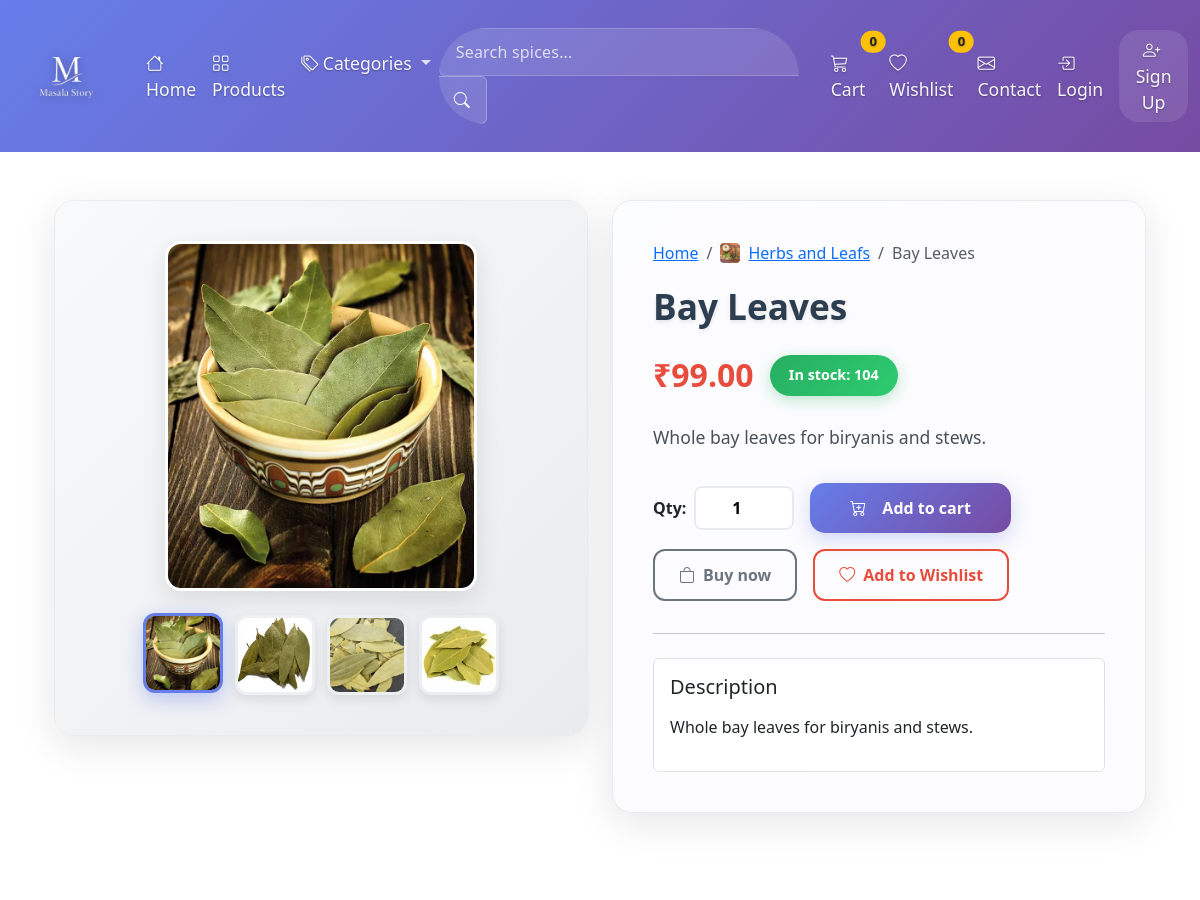
Page /products/bay-leaves/ (upper part) on the earlier database version.
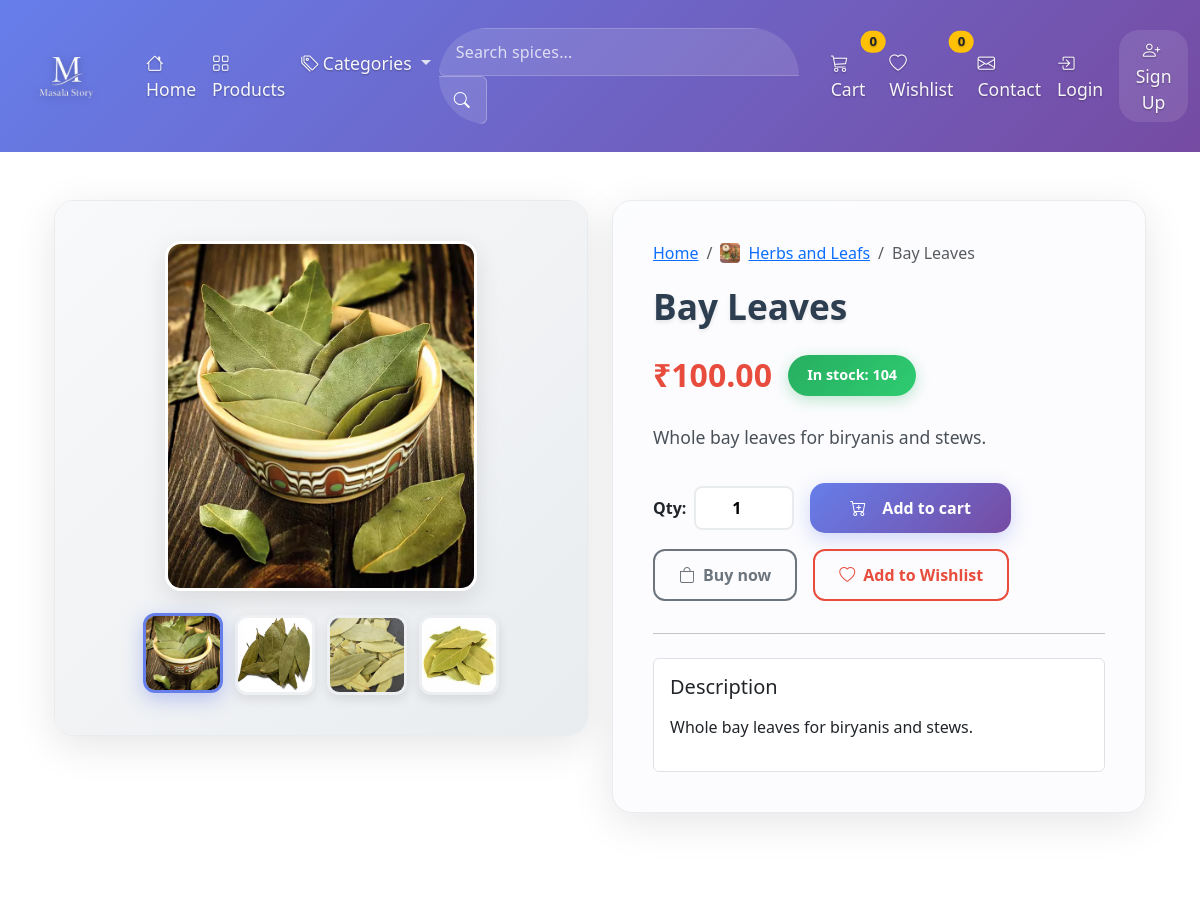
Same page on the later database version.
### catalog/models.py (models this page shows, shortened)
class ProductImage(models.Model):
    product = models.ForeignKey(Product, on_delete=models.CASCADE, related_name='images')
    image = models.ImageField(upload_to='products/')
    alt_text = models.CharField(max_length=200, blank=True)
    is_primary = models.BooleanField(default=False)
    created_at = models.DateTimeField(auto_now_add=True)
    class Meta:
        ordering = ['-is_primary', '-created_at']

class Product(models.Model):
    name = models.CharField(max_length=200)
    slug = models.SlugField(max_length=220, unique=True)
    category = models.ForeignKey(Category, on_delete=models.PROTECT, related_name='products')
    description = models.TextField(blank=True)
    is_active = models.BooleanField(default=True)
    thumbnail = models.ImageField(upload_to='products/', blank=True, null=True)
    stock_quantity = models.PositiveIntegerField(default=0)
    mrp = models.DecimalField(max_digits=10, decimal_places=2, default=0)
    sale_price = models.DecimalField(max_digits=10, decimal_places=2, null=True, blank=True)

class Category(models.Model):
    name = models.CharField(max_length=120)
    slug = models.SlugField(max_length=150, unique=True)
    parent = models.ForeignKey('self', null=True, blank=True, on_delete=models.PROTECT, related_name='children')
    image = models.ImageField(upload_to='categories/', blank=True, null=True)
    class Meta:
        verbose_name_plural = 'Categories'
        ordering = ['name']
    def get_thumbnail_url(self) -> str:
        if self.image:
            try:
                return self.image.url
            except Exception:
                pass

### catalog/views.py (the view)
# urls.py: path('<slug:slug>/', product_detail, name='product_detail'),
def product_detail(request, slug):
    product = get_object_or_404(
        Product.objects.select_related('category').prefetch_related('images', 'reviews__user'),
        slug=slug,
        is_active=True,
    )
    images = list(product.images.all())
    if product.thumbnail and not any(img.image.name == product.thumbnail.name for img in images):
        images.insert(0, type('Thumb', (), {'image': product.thumbnail, 'alt_text': product.name})())
    related = Product.objects.filter(is_active=True, category=product.category).exclude(pk=product.pk)[:8]
    reviews = product.reviews.all()
    avg_rating = reviews.aggregate(Avg('rating'))['rating__avg'] or 0
    review_count = reviews.count()
    if request.method == 'POST' and 'submit_review' in request.POST:
        if not request.user.is_authenticated:
            messages.error(request, 'You must be logged in to submit a review.')
            return redirect('accounts:login')
        form = ReviewForm(request.POST)
        if form.is_valid():
            existing_review = Review.objects.filter(product=product, user=request.user).first()
            if existing_review:
                existing_review.rating = form.cleaned_data['rating']
                existing_review.text = form.cleaned_data['text']
                existing_review.save()
                messages.success(request, 'Your review has been updated successfully!')
            else:
                review = form.save(commit=False)
                review.product = product
                review.user = request.user
                review.save()
                messages.success(request, 'Thank you for your review!')
            return redirect('catalog:product_detail', slug=product.slug)
    else:
        form = ReviewForm()
    user_review = None
    if request.user.is_authenticated:
        user_review = Review.objects.filter(product=product, user=request.user).first()
    context = {
        'product': product,
        'images': images,
        'related': related,
        'reviews': reviews,
        'avg_rating': avg_rating,
        'review_count': review_count,
        'form': form,
        'user_review': user_review,
    }
    return render(request, 'catalog/product_detail.html', context)

### templates/catalog/product_detail.html (shortened to what this page needs)
{% extends 'base.html' %}
{% block content %}
<div class="container-fluid">
  <div class="row g-4">
    <div class="col-12 col-lg-6">
      <div class="product-detail-container">
        <div class="product-image-section">
          {% if images %}
            <img id="mainImage" src="{{ images.0.image.url }}" class="main-product-image" alt="{{ images.0.alt_text|default:product.name }}" />
          {% elif product.thumbnail %}
            <img id="mainImage" src="{{ product.thumbnail.url }}" class="main-product-image" alt="{{ product.name }}" />
          {% endif %}
          {% if images %}
            <div class="thumbnail-container">
              {% for img in images|slice:"0:4" %}
                <img src="{{ img.image.url }}" data-src="{{ img.image.url }}" alt="{{ img.alt_text }}" class="product-thumbnail {% if forloop.first %}active{% endif %}" />
              {% endfor %}
            </div>
          {% endif %}
        </div>
      </div>
    </div>
    <div class="col-12 col-lg-6">
      <div class="product-detail-container">
        <div class="product-info-section">
          <nav aria-label="breadcrumb" class="mb-3">
            <ol class="breadcrumb">
              <li class="breadcrumb-item"><a href="/">Home</a></li>
              <li class="breadcrumb-item">
                 <a href="{% url 'catalog:product_list' %}?category={{ product.category.slug }}" class="d-inline-flex align-items-center gap-2">
                   <img src="{{ product.category.get_thumbnail_url }}" alt="{{ product.category.name }}" class="cat-thumb" style="width: 20px; height: 20px; border-radius: 4px;" />
                   {{ product.category.name }}
                 </a>
              </li>
              <li class="breadcrumb-item active" aria-current="page">{{ product.name }}</li>
            </ol>
          </nav>
          <h1 class="product-title">{{ product.name }}</h1>
          <div class="product-price-section">
            {% if product.sale_price %}
              <span class="current-price">₹{{ product.sale_price }}</span>
              <span class="original-price">₹{{ product.mrp }}</span>
            {% else %}
              <span class="current-price">₹{{ product.mrp }}</span>
            {% endif %}
            <span class="stock-info">In stock: {{ product.stock_quantity }}</span>
          </div>
          <p class="product-description">{{ product.description }}</p>
          <form class="action-buttons" method="post" action="{% url 'cart:add' product.id %}">
            <div class="d-flex align-items-center gap-2">
              <label class="form-label m-0 fw-semibold" for="qty">Qty:</label>
              <input id="qty" name="qty" class="quantity-input" type="number" value="1" min="1">
            </div>
            <button class="btn btn-primary" type="submit">
              <i class="bi bi-cart-plus me-2"></i>Add to cart
            </button>
            {% if request.user.is_authenticated %}
              <a class="btn btn-outline-secondary" href="{% url 'cart:buy_now' product.id %}">
                <i class="bi bi-bag me-2"></i>Buy now
              </a>
              <a class="btn btn-outline-danger" href="{% url 'cart:wishlist_add' product.id %}">
                <i class="bi bi-heart me-2"></i>Add to Wishlist
              </a>
            {% else %}
              <a class="btn btn-outline-secondary" href="{% url 'accounts:login' %}?next={{ request.path|urlencode }}">
                <i class="bi bi-bag me-2"></i>Buy now
              </a>
              <a class="btn btn-outline-danger" href="{% url 'accounts:login' %}?next={{ request.path|urlencode }}">
                <i class="bi bi-heart me-2"></i>Add to Wishlist
              </a>
            {% endif %}
          </form>
          <hr class="my-4">
          <div class="p-3 border rounded bg-white">
            <h5 class="mb-3">Description</h5>
            {{ product.description|linebreaks }}
          </div>
        </div>
      </div>
    </div>
  </div>
</div>
{% endblock %}

### templates/base.html (shortened to what this page needs)
{% load static %}
<!DOCTYPE html>
<html lang="en">
<head>
    <link href="https://cdn.jsdelivr.net/npm/bootstrap@5.3.3/dist/css/bootstrap.min.css" rel="stylesheet">
    <link href="https://cdn.jsdelivr.net/npm/bootstrap-icons@1.11.0/font/bootstrap-icons.css" rel="stylesheet">
    <link href="{% static 'css/theme.css' %}?v=20250109" rel="stylesheet">
</head>
<body class="d-flex flex-column min-vh-100">
<header>
    <nav class="navbar navbar-expand-lg navbar-dark" style="background: linear-gradient(135deg, #667eea 0%, #764ba2 100%);">
      <div class="container-fluid">
        <a class="navbar-brand fw-bold d-flex align-items-center gap-2" href="/">
          <img src="{% static 'img/logo.png' %}" alt="Masala Story" class="brand-logo" />
        </a>
        <div class="collapse navbar-collapse" id="navbarSupportedContent">
          <ul class="navbar-nav me-auto mb-2 mb-lg-0">
            <li class="nav-item">
              <a class="nav-link {% if request.resolver_match.url_name == 'home' %}active{% endif %}" href="{% url 'home' %}">
                <i class="bi bi-house me-1"></i>Home
              </a>
            </li>
            <li class="nav-item">
              <a class="nav-link {% if request.resolver_match.url_name == 'product_list' %}active{% endif %}" href="{% url 'catalog:product_list' %}">
                <i class="bi bi-grid me-1"></i>Products
              </a>
            </li>
            <li class="nav-item dropdown">
              <a class="nav-link dropdown-toggle" href="#" id="navCategories" role="button" data-bs-toggle="dropdown" aria-expanded="false">
                <i class="bi bi-tags me-1"></i>Categories
              </a>
            </li>
          </ul>
          <form class="d-flex me-4" role="search" action="{% url 'catalog:product_list' %}" method="get">
            <div class="input-group header-search">
              <input class="form-control" name="q" type="search" placeholder="Search spices..." value="{{ request.GET.q }}">
              <button class="btn" type="submit">
                <i class="bi bi-search"></i>
              </button>
            </div>
          </form>
          <ul class="navbar-nav mb-2 mb-lg-0 align-items-center">
            <li class="nav-item me-2">
              <a class="nav-link position-relative" href="{% url 'cart:view' %}">
                <i class="bi bi-cart3 me-1"></i>Cart
                <span class="position-absolute top-0 start-100 translate-middle badge rounded-pill bg-warning text-dark">
                  {{ cart_item_count|default:0 }}
                </span>
              </a>
            </li>
            <li class="nav-item me-2">
              <a class="nav-link position-relative" href="{% url 'cart:wishlist' %}">
                <i class="bi bi-heart me-1"></i>Wishlist
                <span class="position-absolute top-0 start-100 translate-middle badge rounded-pill bg-warning text-dark">
                  {{ wishlist_item_count|default:0 }}
                </span>
              </a>
            </li>
            <li class="nav-item">
              <a class="nav-link {% if request.resolver_match.url_name == 'contact' %}active{% endif %}" href="{% url 'contact' %}">
                <i class="bi bi-envelope me-1"></i>Contact
              </a>
            </li>
            {% if request.user.is_authenticated %}
              <li class="nav-item dropdown">
                <a class="nav-link dropdown-toggle {% if request.resolver_match.url_name == 'profile' %}active{% endif %}" href="#" role="button" data-bs-toggle="dropdown" aria-expanded="false">
                  <i class="bi bi-person-circle me-1"></i>{{ request.user.username|truncatechars:15 }}
                </a>
                <ul class="dropdown-menu dropdown-menu-end">
                  <li><a class="dropdown-item" href="{% url 'accounts:profile' %}">
                    <i class="bi bi-person me-2"></i>My Profile
                  </a></li>
                  <li><a class="dropdown-item" href="{% url 'cart:orders' %}">
                    <i class="bi bi-bag me-2"></i>My Orders
                  </a></li>
                  <li><hr class="dropdown-divider"></li>
                  <li>
                    <form method="post" action="{% url 'accounts:logout' %}" class="d-inline">
                      {% csrf_token %}
                      <button type="submit" class="dropdown-item text-danger">
                        <i class="bi bi-box-arrow-right me-2"></i>Logout
                      </button>
                    </form>
                  </li>
                </ul>
              </li>
            {% else %}
              <li class="nav-item">
                <a class="nav-link {% if request.resolver_match.url_name == 'login' %}active{% endif %}" href="{% url 'accounts:login' %}">
                  <i class="bi bi-box-arrow-in-right me-1"></i>Login
                </a>
              </li>
              <li class="nav-item">
                <a class="nav-link {% if request.resolver_match.url_name == 'signup' %}active{% endif %} btn btn-outline-light ms-2" href="{% url 'accounts:signup' %}" style="border-radius: 20px; padding: 0.375rem 1rem;">
                  <i class="bi bi-person-plus me-1"></i>Sign Up
                </a>
              </li>
            {% endif %}
          </ul>
        </div>
      </div>
    </nav>
    </header>
    <main class="container my-5 flex-grow-1 pb-5">
        {% block content %}{% endblock %}
    </main>
</body>
</html>

Differences in the rows shown:
changed Product "Bay Leaves": mrp "99.00" → "100.00"
